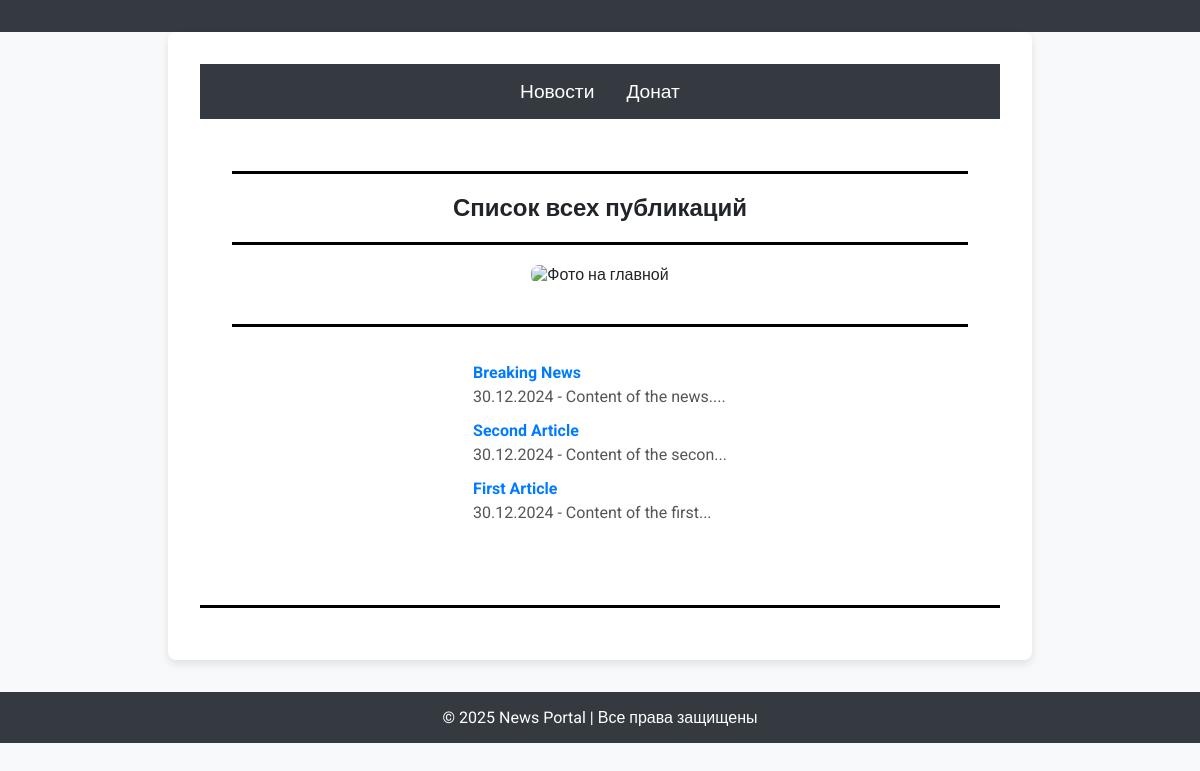
The page /news/ on the database as committed earlier.
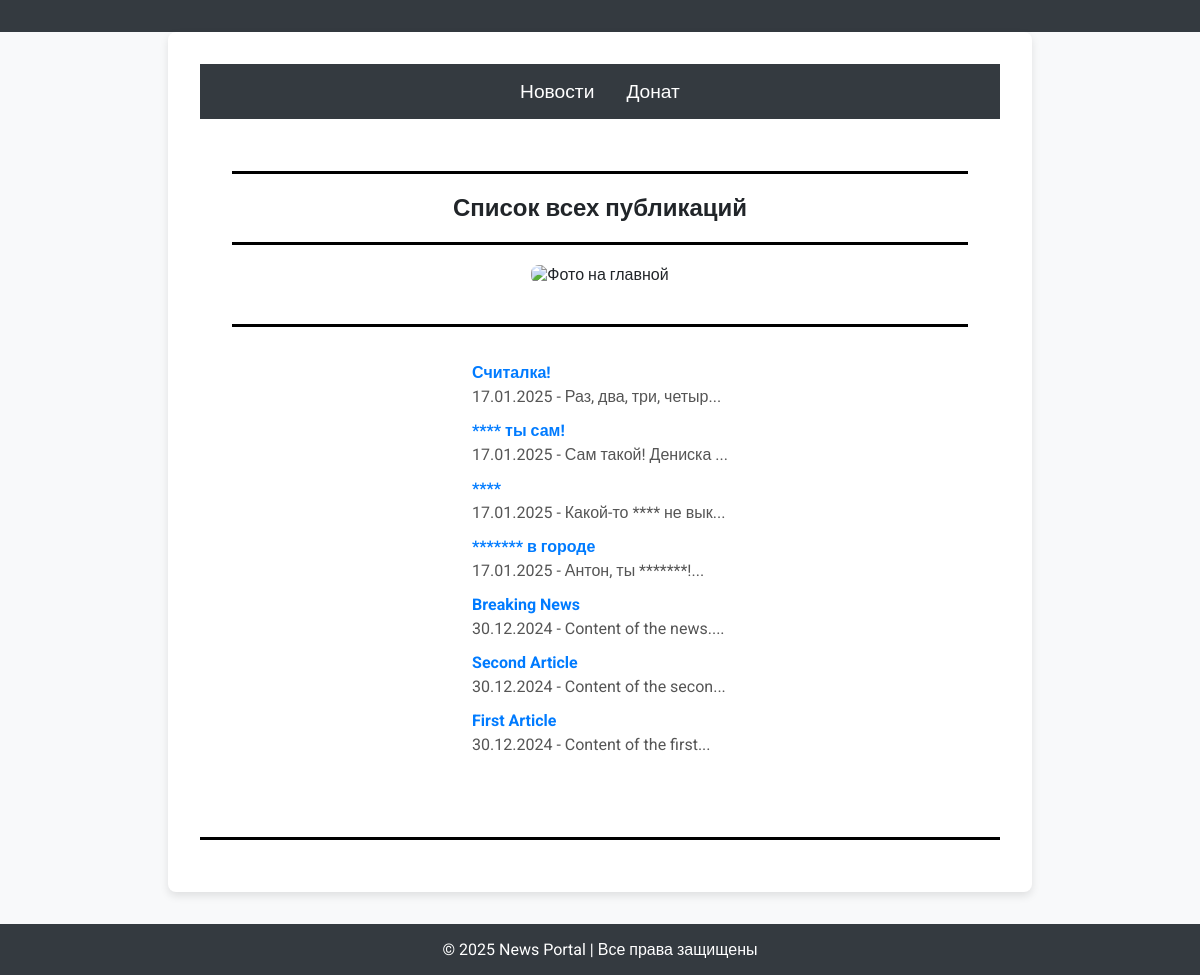
The same page on the database as committed later.
### news/models.py (models this page shows, shortened)
class Post(models.Model):
    ARTICLE = 'AR'
    NEWS = 'NW'
    POST_TYPES = [
        (ARTICLE, 'Статья'),
        (NEWS, 'Новость'),
    ]
    author = models.ForeignKey(Author, on_delete=models.CASCADE)
    type = models.CharField(max_length=2, choices=POST_TYPES, default=ARTICLE)
    created_at = models.DateTimeField(auto_now_add=True)
    categories = models.ManyToManyField(Category, through='PostCategory')
    title = models.CharField(max_length=255)
    text = models.TextField()
    rating = models.IntegerField(default=0)

### news/views.py (the view)
# urls.py: path('', news_list, name='news_list'),
def news_list(request):
    news = Post.objects.all().order_by('-created_at')  # Убираем фильтр по type
    return render(request, 'news_list.html', {'news': news})

### news/templatetags/custom_filters.py (called while the page is built)
@register.filter(name='censor')
def censor(value):
    unwanted_words = ['плохое_слово1', 'плохое_слово2', 'редиска', 'овощ', 'дурак', 'дурашка',
                      'какашка']  # Добавьте свои нежелательные слова
    def replace_word(match):
        word = match.group()
        return '*' * len(word)
    pattern = re.compile(r'\b(' + '|'.join(re.escape(word) for word in unwanted_words) + r')\b', flags=re.IGNORECASE)
    censored_value = pattern.sub(replace_word, value)
    return censored_value

### news/templates/news_list.html
{% extends 'default.html' %}
{% load custom_filters %}
{% block content %}
    <header>
        <nav>
            <a href="/home/">Новости</a>
            <a href="/news/home/">Донат</a>
        </nav>
    </header>
<div style="text-align: center; padding: 2rem;">
    <hr class="black-line">
    <h2>Список всех публикаций</h2>
    <hr class="black-line">
    <img src="https://leader-id.storage.yandexcloud.net/event_photo/463918/653710034752e058239553.png" alt="Фото на главной" style="max-width: 100%; height: auto; border-radius: 8px; margin-bottom: 20px;">
    <hr class="black-line">
    <ul style="list-style-type: none; padding: 0; text-align: left; display: inline-block;">
        {% for post in news %}
            <li style="margin-bottom: 15px;">
                <a href="{% url 'news_detail' post.pk %}" style="text-decoration: none; color: #007bff; font-weight: bold;">{{ post.title|censor }}</a>
                <p style="margin: 5px 0; color: #555;">{{ post.created_at|date:"d.m.Y" }} - {{ post.text|censor|slice:":20" }}...</p>
            </li>
        {% endfor %}
    </ul>
</div>
<hr class="black-line">
{% endblock %}

### news/templates/default.html (shortened to what this page needs)
<!DOCTYPE html>
<html lang="ru">
<head>
</head>
<body>
    <header>
    </header>
    <main>
        {% block content %}
        {% endblock %}
    </main>
     <footer>
        <p>© 2025 News Portal | Все права защищены</p>
    </footer>
</body>
</html>

### news/templates/default.html (style rules this page uses)
body { font-family: 'Roboto', sans-serif; margin: 0; padding: 0; background-color: #f8f9fa; color: #212529; }
header { background-color: #343a40; padding: 1rem 0; }
nav { display: flex; justify-content: center; }
nav a { color: #ffffff; text-decoration: none; margin: 0 1rem; font-size: 1.2rem; }
main { padding: 2rem; max-width: 800px; margin: 0 auto; background: #ffffff; border-radius: 8px; box-shadow: 0 4px 8px rgba(0, 0, 0, 0.1); }
footer { text-align: center; padding: 1rem 0; background-color: #343a40; color: #ffffff; margin-top: 2rem; }
footer p { margin: 0; }
.black-line { border: 0; border-top: 3px solid black; margin: 20px 0; }

Rows that differ between the two databases and show on the page:
added Post: title|censor "Считалка!", created_at "17.01.2025", text|censor "Раз, два, три, четыр"
added Post: title|censor "**** ты сам!", created_at "17.01.2025", text|censor "Сам такой! Дениска"
added Post: title|censor "****", created_at "17.01.2025", text|censor "Какой-то **** не вык"
added Post: title|censor "******* в городе", created_at "17.01.2025", text|censor "Антон, ты *******!"
